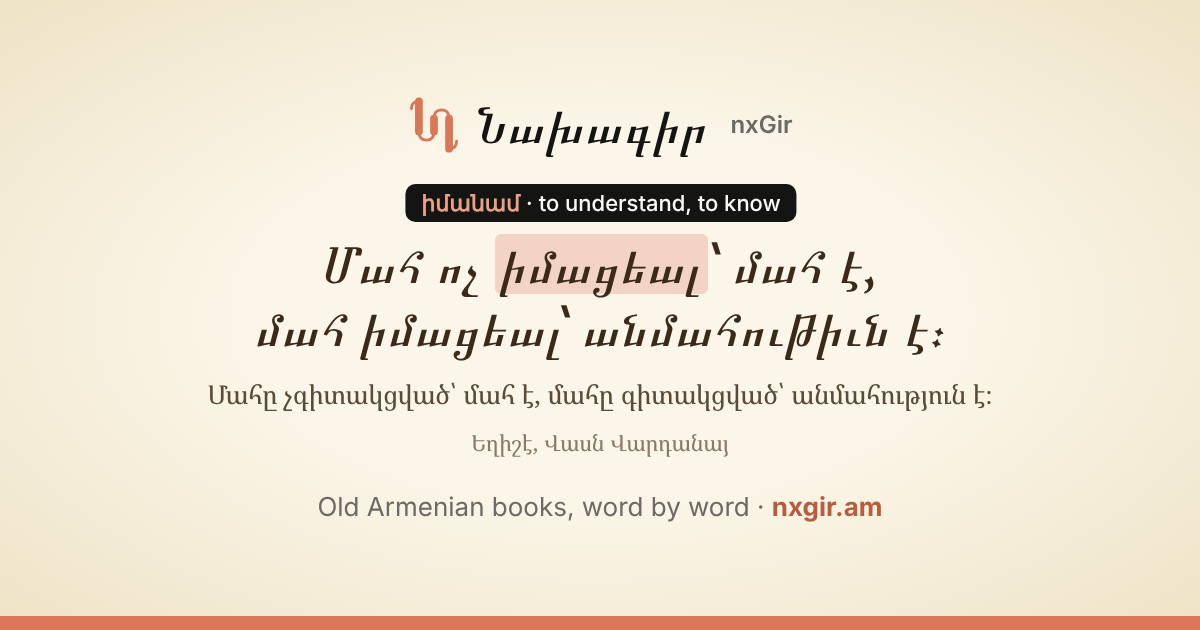
#> input picture web/og-image.png, 1200 x 630 px
$ python -i render-scan-font.py   (imports and definitions only)
#> lines starting #> are read from the running program, lines starting #| are printed output that depends on the picture; after the words box and inside, x2 and y2 are one past the last pixel; in counts of white or black regions, pixels touching at a corner belong together
#!/usr/bin/env python3
"""Make nxGir Dzeragir, a font in the hand of the
scribe of Walters Ms. W.541 (Gospels, early 17th
century), from the letters in sources/w541/.

Every letter is the scribe's: traced from its
picture, the average of its copies in the
manuscript (sources/w541/README.md). The capitals
are the red initials that open his sentences
(sources/w541/capitals/), all scaled alike; those
not found yet are his small letters drawn bigger.
և is his own sign, ։ two of his dots.
Punctuation he does not give and the digits are
drawn with a round pen of his weight
(sources/w541/marks/). What he never wrote (Latin
letters) is not in the font: the reader shows it
in its next font.
Typed ե and ւ become his և (liga), as he writes
them. OFL.

Needs numpy, scipy, Pillow, fonttools, brotli and
potracer (pip), only here:

    python3 scripts/render-scan-font.py
    python3 scripts/render-scan-font.py --sample a.png
    python3 scripts/render-scan-font.py --thin 10 \\
        --out /tmp/thin.woff2  # a lighter weight

Writes web/fonts/dzeragir-400-normal.woff2 and the
thin one, dzeragirthin-400-normal.woff2 (THIN).
"""

import argparse
import importlib.util
from pathlib import Path

import numpy as np
import potrace
from PIL import Image, ImageDraw, ImageFont
from scipy import ndimage
from skimage.morphology import skeletonize

ROOT = Path(__file__).resolve().parent.parent
SRC = ROOT / "sources" / "w541"
OUT = ROOT / "web" / "fonts" / "dzeragir-400-normal.woff2"

FAMILY = "nxGir Dzeragir"
PS_NAME = "nxGirDzeragir-Regular"
# the thin one: the same letters, THIN pixels off
# each side of the strokes
THIN = 10
OUT_THIN = OUT.with_name("dzeragirthin-400-normal.woff2")
FAMILY_THIN = "nxGir Dzeragir Thin"
PS_THIN = "nxGirDzeragirThin-Regular"
COPYRIGHT = (
    "Copyright 2026 the nxGir project; the letters"
    " after Walters Art Museum Ms. W.541 (CC0)"
)

PX = 120  # pixels per x-height in the pictures
BASE = 288  # the baseline row in the pictures
XH = 450  # the x-height in font units
U = XH / PX  # font units per pixel
SIDE = 55  # space each side of a letter, units
SPACE = 340
MARK_SIDE = 15  # space each side of a drawn mark
CAP = 1.2  # capitals not found: the small letter,
# bigger
# the initials, all scaled alike: the middle one this
# many x-heights tall, none outside CAP_MIN..CAP_MAX
CAP_H = 2.3
CAP_MIN, CAP_MAX = 1.9, 2.6
COLON = 0.55  # ։ the upper dot, in x-heights
CORE = 3  # a thinned letter keeps this much round
# its middle line, in pixels, so hairlines stay

# the scribe writes ե and ւ as one sign, և
FEATURES = """
languagesystem DFLT dflt;
languagesystem armn dflt;
feature liga {
  sub uni0565 uni0582 by uni0587;
} liga;
"""


# [30 lines left out: functions render_font, letters, not called in this run]


def no_specks(ink):
    """Only the parts bigger than 1% of the ink."""
    lab, n = ndimage.label(ink)
    if n < 2:
        return ink
    size = ndimage.sum(ink, lab, range(1, n + 1))
    keep = 1 + np.nonzero(size > 0.01 * size.sum())[0]
    return np.isin(lab, keep)


def trace(ink, ox, base=BASE):
    """Curves of the ink in font units, x from the
    column ox, y up from the baseline (row base)."""

    # [5 lines left out: function unit, not called in this run]

    bm = potrace.Bitmap(~ink)  # True is paper
    plist = bm.trace(
        turdsize=8, alphamax=1.0, opttolerance=0.3
    )
    out = []
    for curve in plist:
        segs = [("move", unit(curve.start_point))]
        for s in curve.segments:
            if s.is_corner:
                segs.append(("line", unit(s.c)))
                segs.append(("line", unit(s.end_point)))
            else:
                segs.append(
                    (
                        "curve",
                        unit(s.c1),
                        unit(s.c2),
                        unit(s.end_point),
                    )
                )
        out.append(segs)
    return out


def disk(r):
    yy, xx = np.mgrid[-r : r + 1, -r : r + 1]
    return xx * xx + yy * yy <= r * r


def thinned(ink, px):
    """The strokes px pixels thinner each side; the
    middle line kept, so thin ends do not vanish."""
    if not px:
        return ink
    core = skeletonize(ink)
    core = ndimage.binary_dilation(core, disk(CORE))
    shaved = ndimage.binary_erosion(ink, disk(px))
    out = (shaved | core) & ink
    return ndimage.gaussian_filter(out * 1.0, 1.2) > 0.5


def scanned(path, thin=0, side=SIDE):
    """A letter from its picture: (contours, width).
    The width is the body's, in the middle of the
    x-height: tails on the baseline and hooks on top
    reach over the neighbours, as written. thin:
    pixels taken off each side of the strokes (the
    width stays the full letter's)."""
#> called with path = '../web/og-image.png', thin = 0, side = 55
    ink = np.array(Image.open(path).convert("L")) < 128
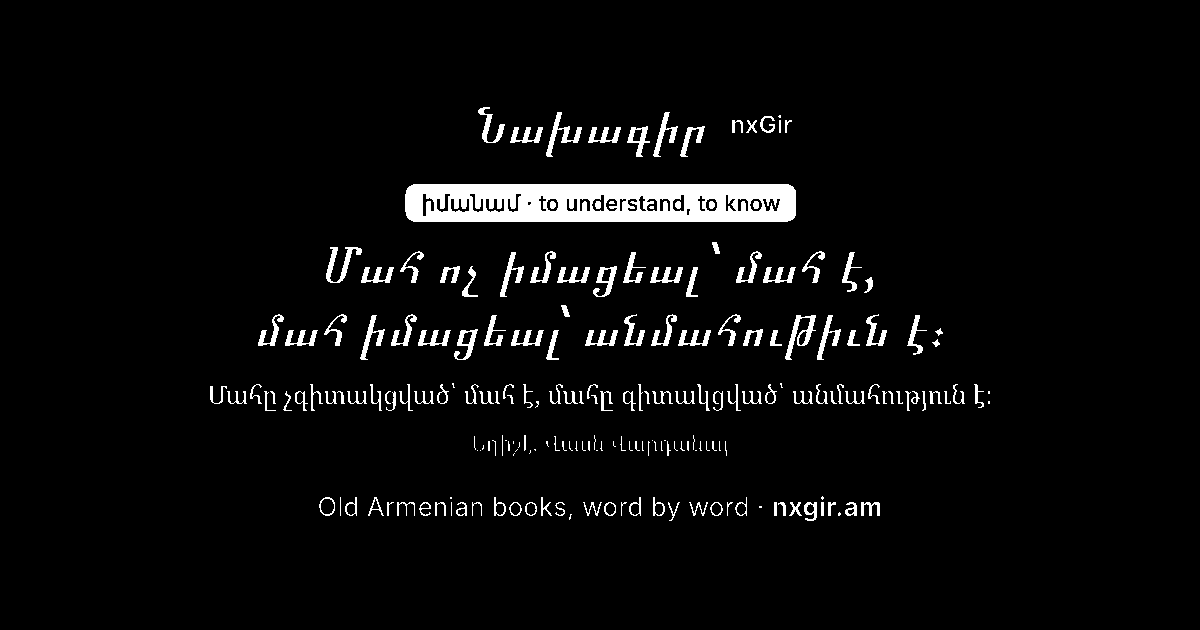
#> ink: shape (630, 1200) bool; 4.1% white; 210 white regions (54 under 20 px), largest, box (x1, y1, x2, y2) and area: (405, 184, 796, 222) 12653, (785, 315, 816, 360) 443, (326, 247, 362, 283) 420
    ink = no_specks(ink)
#> in no_specks, `lab, n = ndimage.label(ink)`:
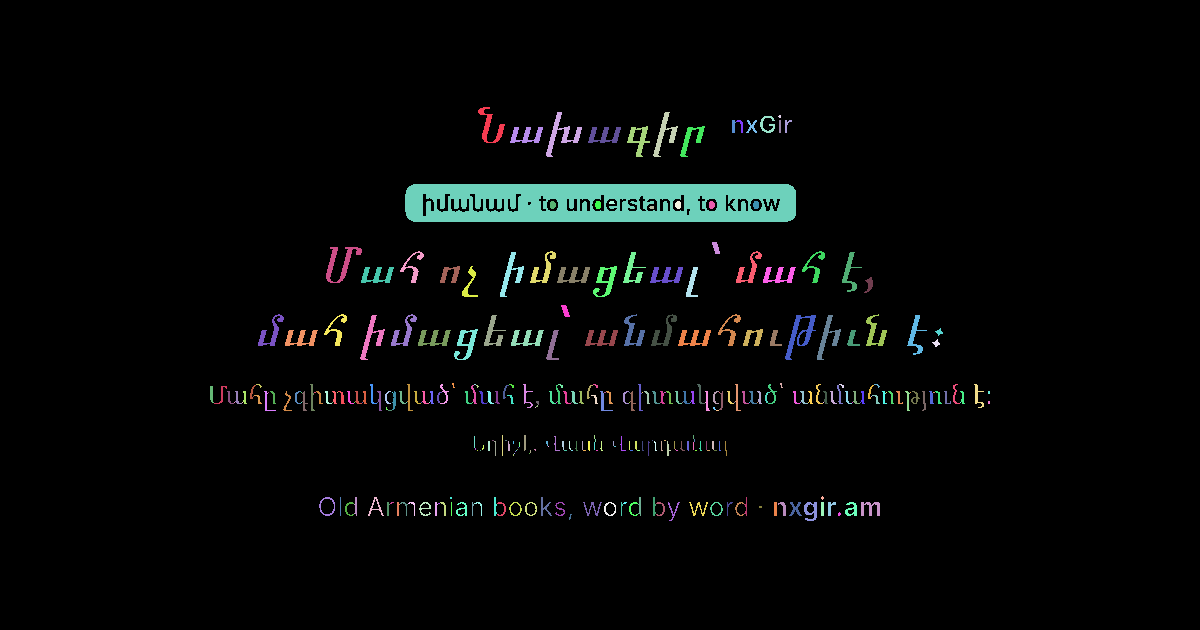
#> lab: shape (630, 1200) int32; 339 distinct labels, from 0 to 338; one colour per label, 0 black
#> in no_specks, `lab, n = ndimage.label(ink)`: n = 338
#> in no_specks, `size = ndimage.sum(ink, lab, range(1, n + 1))`: size = 338 values, max 12653 at index 14, min 1 at index 163, mean 92.46
#> in no_specks, `keep = 1 + np.nonzero(size > 0.01 * size.sum())[0]`: keep = [2, 3, 15, 24, 29, 49, 51, 52]
#> in no_specks, `return np.isin(lab, keep)`:
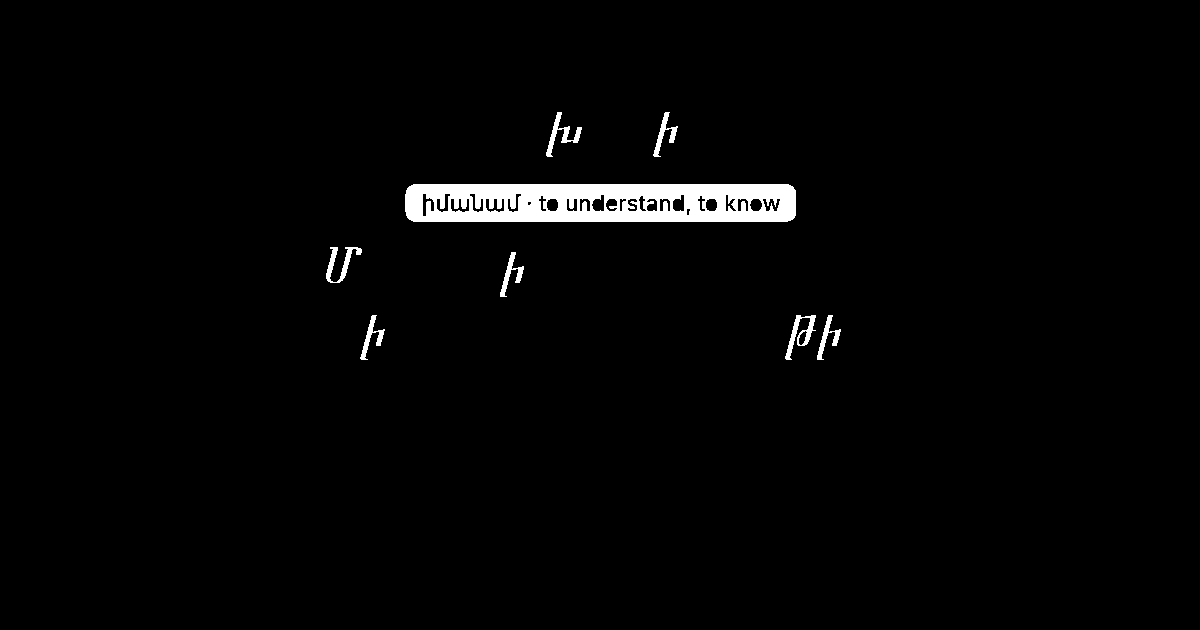
#> returned value: shape (630, 1200) bool; 2% white; 8 white regions, largest, box (x1, y1, x2, y2) and area: (405, 184, 796, 222) 12653, (785, 315, 816, 360) 443, (326, 247, 362, 283) 420
    band = ink[BASE - int(0.9 * PX) : BASE - int(0.3 * PX)]
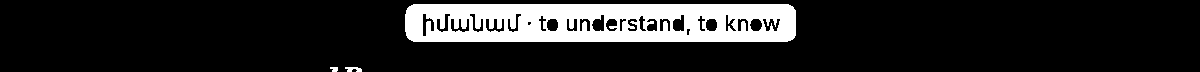
#> band: shape (72, 1200) bool; 14.8% white; 3 white regions, box (x1, y1, x2, y2) and area: (405, 4, 796, 42) 12653, (345, 67, 362, 72) 61, (330, 67, 338, 72) 32
    xs = np.nonzero(band.any(0))[0]
#> xs = 416 values from 330 to 795
    if not len(xs):
        xs = np.nonzero(ink.any(0))[0]
    left, right = xs[0], xs[-1] + 1
#> left = 330; right = 796
    contours = trace(thinned(ink, thin), left - side / U)
    width = round((right - left) * U + 2 * side)
    return contours, width


# [198 lines left out: functions capitals, cap_scale, stroke, widened, initial, moved and 4 more, not called in this run]


# [2 lines not run here, left out]

#> (the run stopped early here; a loop or call above may not have finished)
